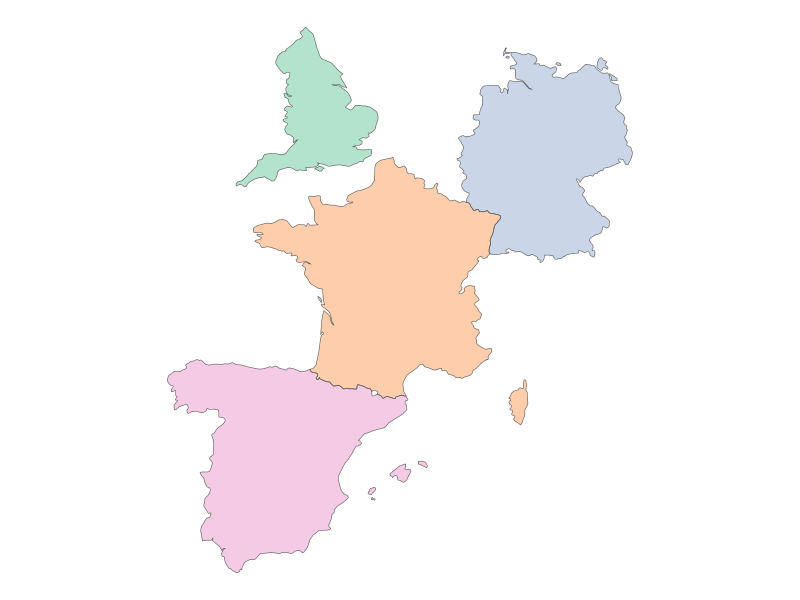

Write R code to recreate this figure. (Note: this script raises an error after producing the figure.)
rm(list = ls())
library(tidyverse)
library(sf)
library(rnaturalearth)
library(rnaturalearthdata)

world_map <- ne_countries(scale = 50, returnclass = "sf", type = "map_units")
europe <- c("Belgium", "Germany", "United Kingdom", "Spain", 
            "France", "Ireland", "Netherlands", "Portugal",
            "Switzerland")
leagues <- c("Spain", "France", "England", "Germany")

europe_map <- world_map |>
  filter(name %in% leagues) |>
  mutate(in_data = name %in% leagues )
bbox <- st_bbox(c(xmin = -10, ymin = 10, xmax = 20, ymax = 80),
                crs = st_crs(europe_map))
europe_map_cropped <- st_crop(europe_map, bbox)

ggplot(europe_map_cropped) +
  theme_void() +
  geom_sf(aes(fill = name), colour = NA, show.legend = FALSE,
          data = europe_map_cropped |> filter(name %in% leagues)) +
  geom_sf(fill = NA) +
  scale_fill_brewer(palette = "Pastel2")
ggsave("img/countries.png", device = "png", width = 4, height = 4,
       bg = NULL)

ggplot(europe_map_cropped) +
  theme_void() +
  geom_sf(fill = "grey80", colour = NA, show.legend = FALSE,
          data = europe_map_cropped |> filter(name %in% leagues)) +
  geom_sf(fill = NA)
ggsave("img/countries-bw.png", device = "png", width = 4, height = 4,
       bg = NULL)
